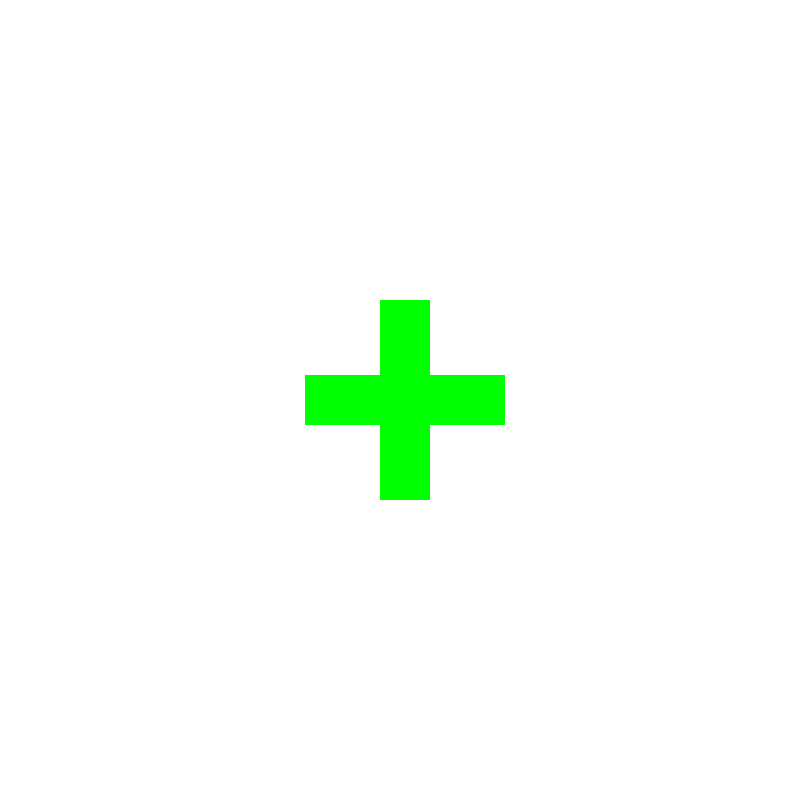
Frame 1 (no input)
Frame 60 (no input): identical to frame 1, image omitted
Frame 120 (the mouse pressed at the canvas centre since frame 60): identical to frame 1, image omitted

The p5.js sketch that drew this single still picture (run headless with seeded random() and noise() and a simulated clock; from frame 60 on, the mouse is pressed at the canvas centre):

// p5.js sketch
// ── sketch.js
//Author: Amelie McCarthy
//Date: 12-9-2024
//Purpose of program: Lab 1 Exercise 2

function setup() {
  createCanvas(800, 800);
}

function draw() {
  background(999);
  
  fill(color(0,255,0)); //change colour of rectangles to green
  noStroke(); //remove border
  
  //note: Size adjusted (x=300 --> x=380; x=425 --> x=305) as it did not center correctly in canvas
  rect(380,300,50,200); //vertical rectangle
  rect(305,375, 200,50); //horizontal rectangle, meeting at centerpoints
}
